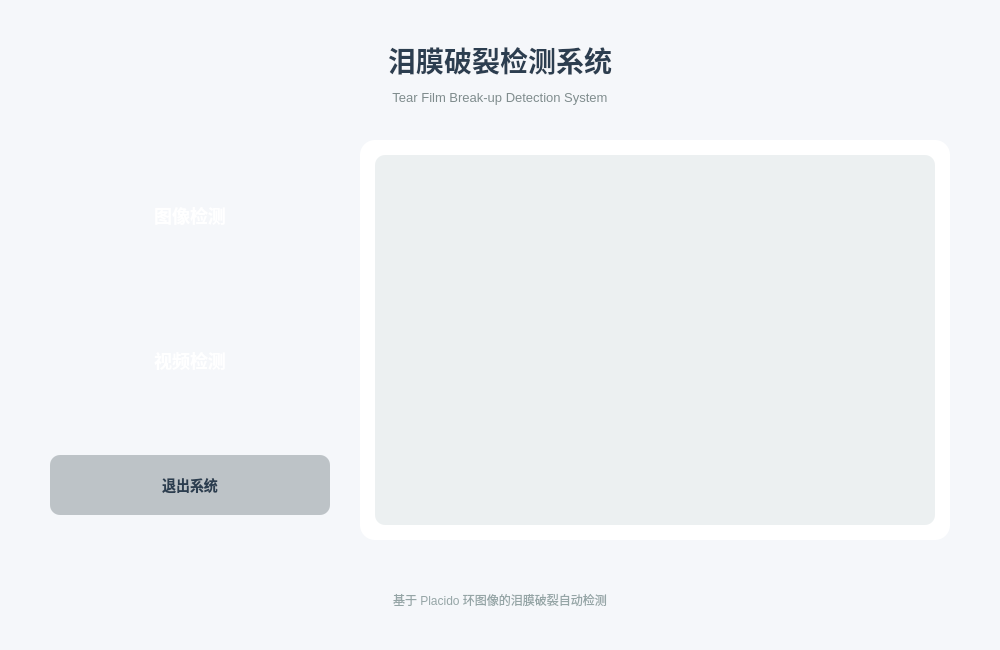
<?xml version="1.0" encoding="UTF-8"?>
<ui version="4.0">
 <class>Form</class>
 <widget class="QWidget" name="Form">
  <property name="geometry">
   <rect>
    <x>0</x>
    <y>0</y>
    <width>1000</width>
    <height>650</height>
   </rect>
  </property>
  <property name="windowTitle">
   <string>泪膜破裂检测系统</string>
  </property>
  <property name="styleSheet">
   <string notr="true">background-color: #f5f7fa;</string>
  </property>

  <!-- 标题区域 -->
  <widget class="QLabel" name="titleLabel">
   <property name="geometry">
    <rect>
     <x>0</x>
     <y>30</y>
     <width>1000</width>
     <height>60</height>
    </rect>
   </property>
   <property name="styleSheet">
    <string notr="true">color: #2c3e50;
font-size: 28px;
font-weight: bold;
background: transparent;</string>
   </property>
   <property name="text">
    <string>泪膜破裂检测系统</string>
   </property>
   <property name="alignment">
    <set>Qt::AlignCenter</set>
   </property>
  </widget>

  <!-- 副标题 -->
  <widget class="QLabel" name="subTitle">
   <property name="geometry">
    <rect>
     <x>0</x>
     <y>85</y>
     <width>1000</width>
     <height>25</height>
    </rect>
   </property>
   <property name="styleSheet">
    <string notr="true">color: #7f8c8d;
font-size: 13px;
background: transparent;</string>
   </property>
   <property name="text">
    <string>Tear Film Break-up Detection System</string>
   </property>
   <property name="alignment">
    <set>Qt::AlignCenter</set>
   </property>
  </widget>

  <!-- 左侧功能区 -->
  <widget class="QWidget" name="leftPanel">
   <property name="geometry">
    <rect>
     <x>50</x>
     <y>140</y>
     <width>280</width>
     <height>400</height>
    </rect>
   </property>
   <property name="styleSheet">
    <string notr="true">background: transparent;</string>
   </property>

   <layout class="QVBoxLayout" name="leftLayout" spacing="20">
    <property name="spacing">
     <number>20</number>
    </property>

    <item>
     <widget class="QPushButton" name="pushButton">
      <property name="minimumSize">
       <size>
        <width>0</width>
        <height>100</height>
       </size>
      </property>
      <property name="styleSheet">
       <string notr="true">QPushButton {
    background: qlineargradient(x1:0, y1:0, x2:1, y2:0,
        stop:0 #3498db,
        stop:1 #2980b9);
    color: white;
    border: none;
    border-radius: 15px;
    font-size: 18px;
    font-weight: bold;
}

QPushButton:hover {
    background: qlineargradient(x1:0, y1:0, x2:1, y2:0,
        stop:0 #5dade2,
        stop:1 #3498db);
}</string>
      </property>
      <property name="text">
       <string>图像检测</string>
      </property>
     </widget>
    </item>

    <item>
     <widget class="QPushButton" name="pushButton_2">
      <property name="minimumSize">
       <size>
        <width>0</width>
        <height>100</height>
       </size>
      </property>
      <property name="styleSheet">
       <string notr="true">QPushButton {
    background: qlineargradient(x1:0, y1:0, x2:1, y2:0,
        stop:0 #27ae60,
        stop:1 #1e8449);
    color: white;
    border: none;
    border-radius: 15px;
    font-size: 18px;
    font-weight: bold;
}

QPushButton:hover {
    background: qlineargradient(x1:0, y1:0, x2:1, y2:0,
        stop:0 #52be80,
        stop:1 #27ae60);
}</string>
      </property>
      <property name="text">
       <string>视频检测</string>
      </property>
     </widget>
    </item>

    <item>
     <widget class="QPushButton" name="pushButton_3">
      <property name="minimumSize">
       <size>
        <width>0</width>
        <height>60</height>
       </size>
      </property>
      <property name="styleSheet">
       <string notr="true">QPushButton {
    background: #bdc3c7;
    color: #2c3e50;
    border: none;
    border-radius: 10px;
    font-size: 14px;
    font-weight: bold;
}

QPushButton:hover {
    background: #aab7b8;
}</string>
      </property>
      <property name="text">
       <string>退出系统</string>
      </property>
     </widget>
    </item>
   </layout>
  </widget>

  <!-- 右侧图片展示 -->
  <widget class="QFrame" name="rightPanel">
   <property name="geometry">
    <rect>
     <x>360</x>
     <y>140</y>
     <width>590</width>
     <height>400</height>
    </rect>
   </property>
   <property name="styleSheet">
    <string notr="true">background: white;
border: none;
border-radius: 15px;</string>
   </property>
   <property name="frameShape">
    <enum>QFrame::StyledPanel</enum>
   </property>
   <property name="frameShadow">
    <enum>QFrame::Raised</enum>
   </property>

   <layout class="QVBoxLayout" name="rightLayout">
    <property name="leftMargin">
     <number>15</number>
    </property>
    <property name="topMargin">
     <number>15</number>
    </property>
    <property name="rightMargin">
     <number>15</number>
    </property>
    <property name="bottomMargin">
     <number>15</number>
    </property>

    <item>
     <widget class="QLabel" name="label_2">
      <property name="styleSheet">
       <string notr="true">border: none;
background: #ecf0f1;
border-radius: 10px;</string>
      </property>
      <property name="text">
       <string/>
      </property>
      <property name="pixmap">
       <pixmap>:/img/img/R-C.jpg</pixmap>
      </property>
      <property name="scaledContents">
       <bool>true</bool>
      </property>
      <property name="alignment">
       <set>Qt::AlignCenter</set>
      </property>
     </widget>
    </item>
   </layout>
  </widget>

  <!-- 底部说明 -->
  <widget class="QLabel" name="bottomTip">
   <property name="geometry">
    <rect>
     <x>0</x>
     <y>580</y>
     <width>1000</width>
     <height>40</height>
    </rect>
   </property>
   <property name="styleSheet">
    <string notr="true">color: #95a5a6;
font-size: 12px;
background: transparent;</string>
   </property>
   <property name="text">
    <string>基于 Placido 环图像的泪膜破裂自动检测</string>
   </property>
   <property name="alignment">
    <set>Qt::AlignCenter</set>
   </property>
  </widget>
 </widget>
 <resources>
  <include location="csy.qrc"/>
 </resources>
 <connections/>
</ui>
